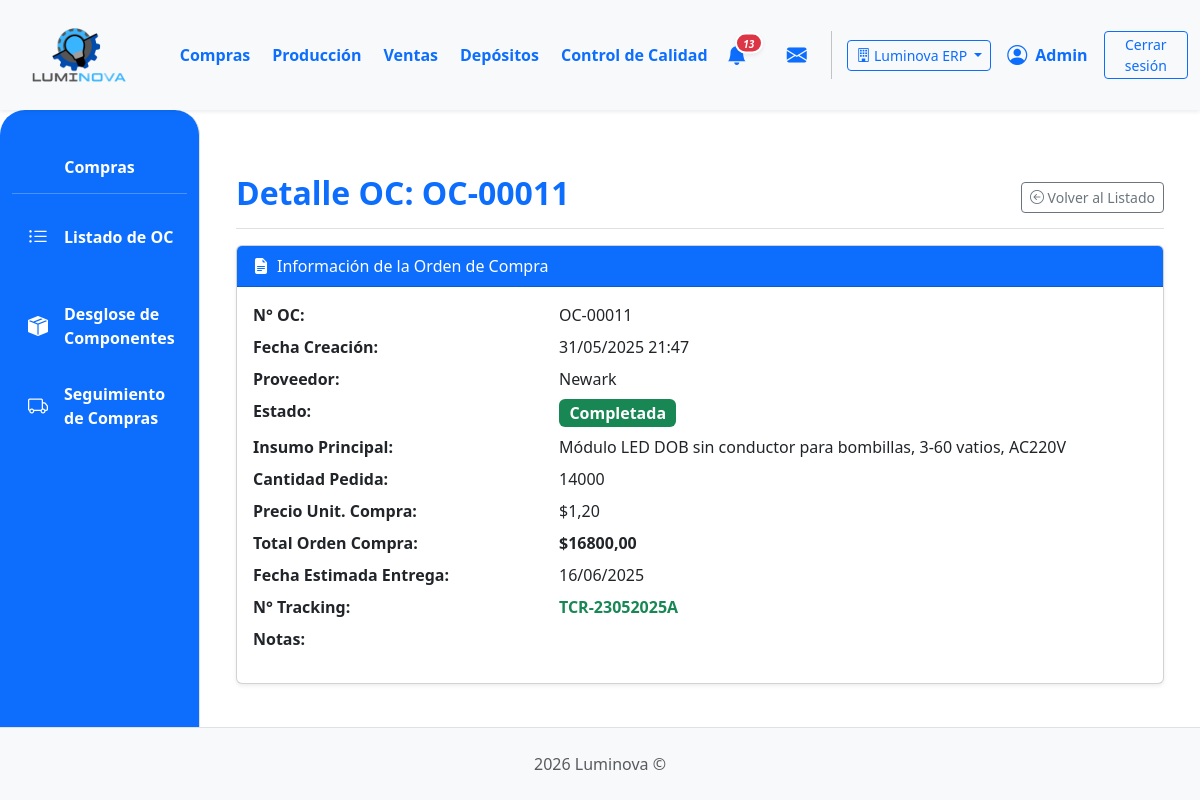
Screenshot of /compras/compras/orden/11/ (signed in) with the database file from the repository.
### App_LUMINOVA/models.py (models this page shows, shortened)
class Empresa(models.Model):
    nombre = models.CharField(max_length=150, unique=True)
    razon_social = models.CharField(max_length=255, blank=True)
    cuit = models.CharField(max_length=20, blank=True)
    direccion = models.CharField(max_length=255, blank=True)
    telefono = models.CharField(max_length=50, blank=True)
    email = models.EmailField(blank=True)
    fecha_creacion = models.DateTimeField(auto_now_add=True)
    activa = models.BooleanField(default=True)
    class Meta:
        verbose_name = "Empresa"
        verbose_name_plural = "Empresas"

class EmpresaScopedModel(models.Model):
    empresa = models.ForeignKey(
        'Empresa',
        on_delete=models.PROTECT,
        related_name="%(app_label)s_%(class)s",
        null=True,
        blank=True,
    )
    EMPRESA_FALLBACK_FIELDS = ()
    class Meta:
        abstract = True

class Orden(EmpresaScopedModel):
    EMPRESA_FALLBACK_FIELDS = ("deposito", "insumo_principal")
    TIPO_ORDEN_CHOICES = [
        ("compra", "Orden de Compra"),
    ]
    ESTADO_ORDEN_COMPRA_CHOICES = [
        ("BORRADOR", "Borrador"),
        ("APROBADA", "Aprobada"),
        ("ENVIADA_PROVEEDOR", "Enviada al Proveedor"),
        ("CONFIRMADA_PROVEEDOR", "Confirmada por Proveedor"),
        ("EN_TRANSITO", "En Tránsito"),
        ("RECIBIDA_PARCIAL", "Recibida Parcialmente"),
        ("RECIBIDA_TOTAL", "Recibida Totalmente"),
        ("COMPLETADA", "Completada"),
        ("CANCELADA", "Cancelada"),
    ]
    numero_orden = models.CharField(
        max_length=20, unique=True, verbose_name="N° Orden de Compra"
    )
    tipo = models.CharField(max_length=20, choices=TIPO_ORDEN_CHOICES, default="compra")
    fecha_creacion = models.DateTimeField(default=timezone.now)
    proveedor = models.ForeignKey(
        Proveedor,
        on_delete=models.PROTECT,
        related_name="ordenes_de_compra_a_proveedor",
    )
    estado = models.CharField(
        max_length=30, choices=ESTADO_ORDEN_COMPRA_CHOICES, default="BORRADOR"
    )
    insumo_principal = models.ForeignKey(
        Insumo,
        on_delete=models.SET_NULL,
        null=True,
        blank=True,
        verbose_name="Insumo Principal",
    )
    cantidad_principal = models.PositiveIntegerField(
        null=True, blank=True, verbose_name="Cantidad Insumo Principal"
    )
    precio_unitario_compra = models.DecimalField(
        max_digits=10,
        decimal_places=2,
        null=True,
        blank=True,
        verbose_name="Precio Unit. Compra (de la oferta)",
    )
    deposito = models.ForeignKey(
        'Deposito',
        on_delete=models.PROTECT,
        null=True,
        blank=True,
        related_name='ordenes_de_compra',
        verbose_name='Depósito que solicita',
        help_text='Depósito que origina la solicitud de compra',
    )
    fecha_estimada_entrega = models.DateField(null=True, blank=True)
    numero_tracking = models.CharField(max_length=50, null=True, blank=True)
    notas = models.TextField(blank=True, null=True)
    class Meta:
        verbose_name = "Orden de Compra"
        verbose_name_plural = "Órdenes de Compra"
        ordering = ['-fecha_creacion']
        indexes = [
            models.Index(fields=['empresa', 'estado']),
            models.Index(fields=['empresa', 'deposito']),
            models.Index(fields=['estado', 'fecha_creacion']),
            models.Index(fields=['proveedor', 'estado']),
        ]
    @property
    def total_orden_compra(self):
        from decimal import Decimal
        if (self.insumo_principal and self.cantidad_principal
            and self.precio_unitario_compra is not None):
            return Decimal(self.cantidad_principal) * self.precio_unitario_compra
        return Decimal('0.00')

class Proveedor(EmpresaScopedModel):
    nombre = models.CharField(max_length=100)  # ❌ Quitado unique=True (multi-tenant fix)
    contacto = models.CharField(max_length=100, blank=True)
    telefono = models.CharField(max_length=25, blank=True)
    email = models.EmailField(blank=True, null=True)
    class Meta:
        unique_together = ('nombre', 'empresa')
        verbose_name = "Proveedor"
        verbose_name_plural = "Proveedores"
        ordering = ['nombre']
        indexes = [
            models.Index(fields=['empresa', 'nombre']),
        ]

class Insumo(EmpresaScopedModel):
    EMPRESA_FALLBACK_FIELDS = ("deposito", "categoria")
    notificado_a_compras = models.BooleanField(default=False, help_text="¿Ya fue notificado a compras por stock bajo?")
    descripcion = models.CharField(max_length=255)
    categoria = models.ForeignKey(
        CategoriaInsumo, on_delete=models.PROTECT, related_name="insumos"
    )
    fabricante = models.ForeignKey(
        Fabricante,
        on_delete=models.SET_NULL,
        null=True,
        blank=True,
        related_name="insumos_fabricados",
    )
    imagen = models.ImageField(null=True, blank=True, upload_to="insumos/")
    cantidad_en_pedido = models.PositiveIntegerField(
        default=0, verbose_name="Cantidad en Pedido", blank=True, null=True
    )
    deposito = models.ForeignKey(
        "Deposito",
        on_delete=models.PROTECT,
        related_name="insumos",
        null=True,
        blank=True,
        help_text="Depósito al que pertenece este insumo",
    )
    class Meta:
        verbose_name = "Insumo"
        verbose_name_plural = "Insumos"
        ordering = ['descripcion']
        indexes = [
            models.Index(fields=['empresa', 'deposito']),
            models.Index(fields=['empresa', 'categoria']),
            models.Index(fields=['deposito', 'categoria']),
        ]
    @property
    def stock(self) -> int:
        """Stock total del insumo en todos sus depósitos (desde StockInsumo)"""
        result = StockInsumo.objects.filter(
            insumo=self
        ).aggregate(total=Sum('cantidad'))['total']
        return result if result is not None else 0

### App_LUMINOVA/views_compras.py (the view)
@login_required
def compras_detalle_oc_view(request, oc_id):
    orden_compra = get_object_or_404(
        filter_ordenes_compra_por_empresa(
            request,
            Orden.objects.select_related("proveedor", "insumo_principal__categoria")
        ),
        id=oc_id,
        tipo="compra",  # Asegurar que sea una OC
    )
    context = {
        "oc": orden_compra,
        "titulo_seccion": f"Detalle OC: {orden_compra.numero_orden}",
    }
    return render(request, "compras/compras_detalle_oc.html", context)

### App_LUMINOVA/templates/compras/compras_detalle_oc.html (shortened to what this page needs)
{% extends 'padre.html' %}
{% load static %}
{% load django_bootstrap5 %}
{% block sidebar_content %}
    {% include 'compras/compras_sidebar.html' %}
{% endblock %}
{% block content %}
<div class="container mt-4">
    <div class="d-flex justify-content-between flex-wrap flex-md-nowrap align-items-center pt-3 pb-2 mb-3 border-bottom">
        <h1 class="h2 fw-bold text-primary">{{ titulo_seccion }}</h1>
        <div>
            <a href="{% url 'App_LUMINOVA:compras_lista_oc' %}" class="btn btn-outline-secondary btn-sm">
                <i class="bi bi-arrow-left-circle"></i> Volver al Listado
            </a>
        </div>
    </div>
    <div class="card shadow-sm">
        <div class="card-header bg-primary text-white">
            <i class="bi bi-file-earmark-text-fill me-2"></i>Información de la Orden de Compra
        </div>
        <div class="card-body">
            <dl class="row">
                <dt class="col-sm-4">N° OC:</dt>
                <dd class="col-sm-8">{{ oc.numero_orden }}</dd>
                <dt class="col-sm-4">Fecha Creación:</dt>
                <dd class="col-sm-8">{{ oc.fecha_creacion|date:"d/m/Y H:i" }}</dd>
                <dt class="col-sm-4">Proveedor:</dt>
                <dd class="col-sm-8">{{ oc.proveedor.nombre|default_if_none:"No asignado" }}</dd>
                <dt class="col-sm-4">Estado:</dt>
                <dd class="col-sm-8">
                    <span class="badge fs-6
                        {% if oc.estado == 'BORRADOR' %}bg-secondary
                        {% elif oc.estado == 'APROBADA' %}bg-info text-dark
                        {% elif oc.estado == 'ENVIADA_PROVEEDOR' %}bg-primary
                        {% elif oc.estado == 'EN_TRANSITO' %}bg-success-subtle text-success-emphasis border border-success-subtle
                        {% elif oc.estado == 'RECIBIDA_PARCIAL' or oc.estado == 'RECIBIDA_TOTAL' or oc.estado == 'COMPLETADA' %}bg-success
                        {% elif oc.estado == 'CANCELADA' %}bg-dark
                        {% else %}bg-light text-dark{% endif %}">
                        {{ oc.get_estado_display }}
                    </span>
                </dd>
                <dt class="col-sm-4">Insumo Principal:</dt>
                <dd class="col-sm-8">{{ oc.insumo_principal.descripcion|default_if_none:"N/A" }}</dd>
                <dt class="col-sm-4">Cantidad Pedida:</dt>
                <dd class="col-sm-8">{{ oc.cantidad_principal|default_if_none:"N/A" }}</dd>
                <dt class="col-sm-4">Precio Unit. Compra:</dt>
                <dd class="col-sm-8">${{ oc.precio_unitario_compra|floatformat:2|default:"N/A" }}</dd>
                <dt class="col-sm-4">Total Orden Compra:</dt>
                <dd class="col-sm-8 fw-bold">${{ oc.total_orden_compra|floatformat:2|default:"N/A" }}</dd>
                <dt class="col-sm-4">Fecha Estimada Entrega:</dt>
                <dd class="col-sm-8">{{ oc.fecha_estimada_entrega|date:"d/m/Y"|default_if_none:"No especificada" }}</dd>
                <dt class="col-sm-4">N° Tracking:</dt>
                <dd class="col-sm-8 fw-bold text-success">{{ oc.numero_tracking|default_if_none:"Aún no disponible" }}</dd>
                <dt class="col-sm-4">Notas:</dt>
                <dd class="col-sm-8">{{ oc.notas|default_if_none:"-"|linebreaksbr }}</dd>
            </dl>
        </div>
    </div>
</div>
{% endblock %}

### App_LUMINOVA/templates/shared/header.html (shortened to what this page needs)
{% load static %}
<header>
    <nav class="navbar navbar-expand-lg navbar-light bg-light shadow-sm p-0">
        <div class="container-fluid d-flex align-items-center">
            <div class="col-md-3 col-lg-1">
                <a class="navbar-brand d-flex align-items-center ms-3" href="{% url 'App_LUMINOVA:dashboard' %}">
                    <img src="{% static 'img/logo.png' %}" alt="Luminova Logo" height="100" width="100" class="d-inline-block align-text-top me-2">
                </a>
            </div>
            <div class="collapse navbar-collapse" id="navbarContent" style="padding-left: 5%;">
                <ul class="navbar-nav mb-2 mb-lg-0 d-flex justify-content-around w-100">
                    <li class="nav-item"><a class="nav-link text-primary fw-bold" href="{% url 'App_LUMINOVA:compras_lista_oc' %} ">Compras</a></li>
                    <li class="nav-item"><a class="nav-link text-primary fw-bold" href="{% url 'App_LUMINOVA:produccion_principal' %}">Producción</a></li>
                    <li class="nav-item"><a class="nav-link text-primary fw-bold" href="{% url 'App_LUMINOVA:ventas_lista_ov' %}">Ventas</a></li>
                    <li class="nav-item"><a class="nav-link text-primary fw-bold" href="{% url 'App_LUMINOVA:seleccionar_deposito' %}">Depósitos</a></li>
                    <li class="nav-item"><a class="nav-link text-primary fw-bold" href="{% url 'App_LUMINOVA:control_calidad_view' %}">Control de Calidad</a></li>
                </ul>
                <div class="navbar-nav ms-auto d-flex flex-row align-items-center">
                    {% if user.is_authenticated %}
                        <div class="nav-item dropdown me-3">
                            <a class="nav-link px-2 position-relative d-flex align-items-center" href="#" role="button" data-bs-toggle="dropdown" aria-expanded="false" title="Notificaciones">
                                <i class="bi bi-bell-fill fs-5 text-primary">
                                    {% if total_notificaciones > 0 %}
                                    <span class="position-absolute translate-middle badge rounded-pill bg-danger shadow-sm" style="font-size: 0.5em; min-width:18px; border:2px solid #fff; margin-top: 3px; margin-left: 2px; display: inline-block; text-align: center;">{{ total_notificaciones }}</span>
                                    {% endif %}
                                </i>
                            </a>
                        </div>
                        <div class="nav-item dropdown ms-2" id="dropdown-mensajes">
                            <a class="nav-link px-2 position-relative d-flex align-items-center" href="#" id="mensajesDropdown" role="button" data-bs-toggle="dropdown" aria-expanded="false" title="Mensajes">
                                <i class="bi bi-envelope-fill fs-5 text-primary"></i>
                            </a>
                        </div>
                        <div class="nav-item d-flex align-items-center">
                            {% if empresas_disponibles|length > 1 %}
                            <div class="dropdown me-3">
                                <button class="btn btn-sm btn-outline-primary dropdown-toggle" type="button" id="empresaDropdown" data-bs-toggle="dropdown" aria-expanded="false" title="Cambiar empresa">
                                    <i class="bi bi-building"></i>
                                    <span class="d-none d-lg-inline">{{ empresa_actual.nombre|truncatechars:20 }}</span>
                                </button>
                            </div>
                            {% endif %}
                             <i class="bi bi-person-circle fs-5 text-primary"></i>
                             <span class="ms-2 fw-bold text-primary">{{ user.first_name|default:user.username|capfirst }}</span>
                        </div>
                        <div class="nav-item ms-3">
                            <a class="btn btn-outline-primary btn-sm btn-CS" href="#" id="logout-btn">Cerrar sesión</a>
                        </div>
                    {% endif %}
                </div>
            </div>
        </div>
    </nav>
</header>

### rows the page displays
Empresa: nombre "Luminova ERP"
Orden: numero_orden "OC-00011", fecha_creacion "31/05/2025 21:47", proveedor.nombre "Newark", estado "Completada", insumo_principal.descripcion "Módulo LED DOB sin conductor para bombillas, 3-60 vatios, AC220V", cantidad_principal "14000", precio_unitario_compra "1,20", total_orden_compra "16800,00", fecha_estimada_entrega "16/06/2025", numero_tracking "TCR-23052025A"

### other values shown
{{ total_notificaciones }} "13"
{{ user.first_name|default:user.username|capfirst }} "Admin"
{{ titulo_seccion }} "Detalle OC: OC-00011"
